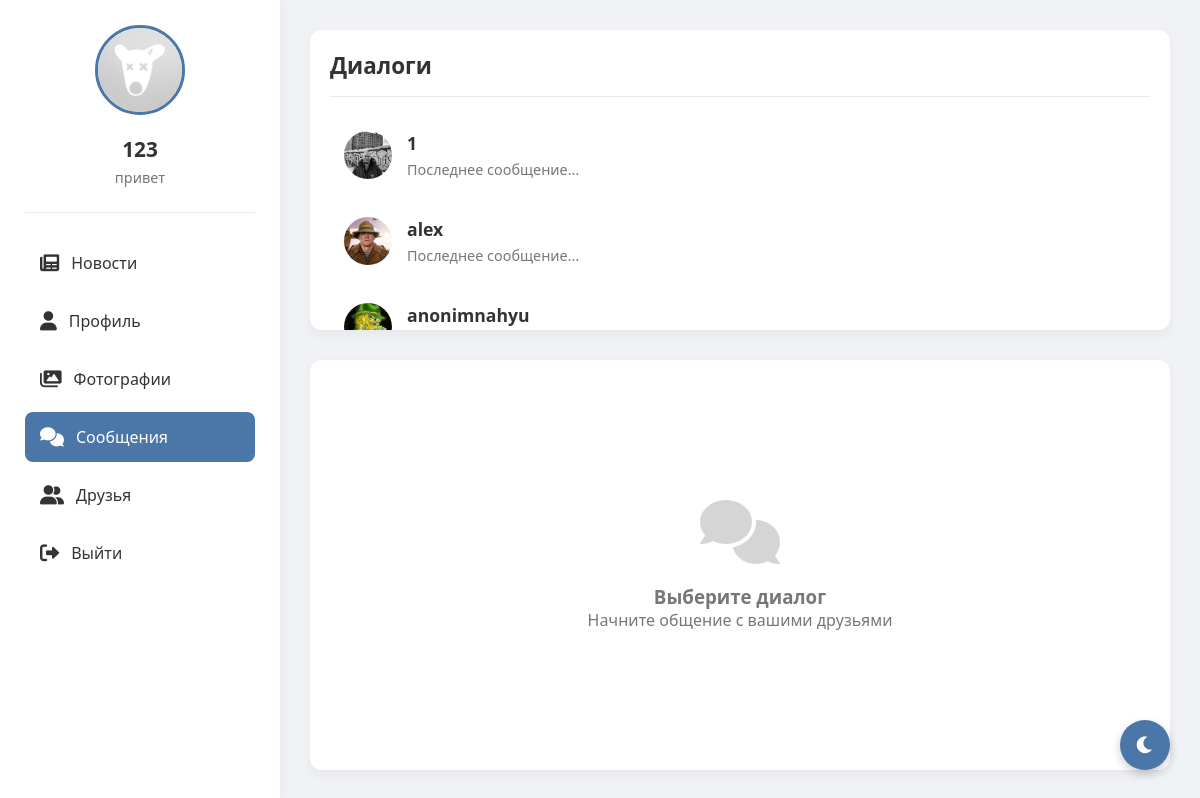
Screenshot of /messages (signed in) with the database file from the repository.
### tables this page shows
CREATE TABLE users (
                id INTEGER PRIMARY KEY AUTOINCREMENT,
                username TEXT UNIQUE NOT NULL,
                password TEXT NOT NULL,
                email TEXT,
                bio TEXT,
                avatar TEXT, role TEXT DEFAULT 'user' CHECK(role IN ('admin', 'moderator', 'user')), is_online BOOLEAN DEFAULT FALSE, last_seen DATETIME);

### routes/messages.py (the view, shortened to what this page needs)
@bp.route('/messages')
@bp.route('/messages/<int:friend_id>')
def messages(friend_id=None):
    if 'user_id' not in session:
        return redirect(url_for('auth.index'))
    user_id = session['user_id']
    conn = get_db()
    c = conn.cursor()
    c.execute("SELECT * FROM users WHERE id = ?", (user_id,))
    user = c.fetchone()
    c.execute('''SELECT users.id, users.username, users.avatar, users.is_online, users.last_seen
                FROM friends
                JOIN users ON friends.friend_id = users.id
                WHERE friends.user_id = ? AND friends.status = 'accepted'
                UNION
                SELECT users.id, users.username, users.avatar, users.is_online, users.last_seen
                FROM friends
                JOIN users ON friends.user_id = users.id
                WHERE friends.friend_id = ? AND friends.status = 'accepted'
                ORDER BY username''', (user_id, user_id))
    friends = c.fetchall()
    messages = []
    active_friend = None
    conn.close()
    return render_template('messages.html',
                         user=user,
                         friends=friends,
                         messages=messages,
                         friend_id=friend_id,
                         active_friend=active_friend,
                         active_page='messages')

### models.py (called while the page is built)
def get_db():
    conn = sqlite3.connect('social_network.db')
    conn.row_factory = sqlite3.Row
    return conn

### templates/messages.html (shortened to what this page needs)
<!DOCTYPE html>
<html lang="ru">
<head>
    <link href="https://cdnjs.cloudflare.com/ajax/libs/font-awesome/6.0.0/css/all.min.css" rel="stylesheet">
</head>
<body>
    <div class="app-container">
        <div class="sidebar">
            <div class="profile-card">
                <img src="{% if user[5] %}{{ url_for('static', filename='uploads/' + user[5]) }}{% else %}{{ url_for('static', filename='uploads/default_avatar.png') }}{% endif %}"
                     alt="Avatar"
                     onerror="this.onerror=null; this.src='{{ url_for('static', filename='uploads/default_avatar.png') }}'">
                <h3>{{ user[1] }}</h3>
                <p>{{ user[4] or 'Статус не указан' }}</p>
            </div>
            <div class="nav">
                <a href="{{ url_for('feed.feed') }}">
                    <i class="fas fa-newspaper"></i> Новости
                </a>
                <a href="{{ url_for('profile.profile') }}">
                    <i class="fas fa-user"></i> Профиль
                </a>
                <a href="{{ url_for('gallery.gallery') }}">
                    <i class="fas fa-images"></i> Фотографии
                </a>
                <a href="{{ url_for('messages.messages') }}" {% if active_page == 'messages' %}class="active"{% endif %}>
                    <i class="fas fa-comments"></i> Сообщения
                </a>
                <a href="{{ url_for('friends.friends') }}" {% if active_page == 'friends' %}class="active"{% endif %}>
                    <i class="fas fa-user-friends"></i> Друзья
                </a>
                <a href="{{ url_for('static.logout') }}">
                    <i class="fas fa-sign-out-alt"></i> Выйти
                </a>
            </div>
        </div>
        <div class="content">
            <div class="friends-list">
                <h2>Диалоги</h2>
                {% for friend in friends %}
                <div class="friend-item {% if friend_id == friend[0] %}active{% endif %}" onclick="location.href='{{ url_for('messages.messages', friend_id=friend[0]) }}'">
                    <img src="{% if friend[2] %}{{ url_for('static', filename='uploads/' + friend[2]) }}{% else %}{{ url_for('static', filename='uploads/default_avatar.png') }}{% endif %}"
                         alt="Avatar"
                         onerror="this.onerror=null; this.src='{{ url_for('static', filename='uploads/default_avatar.png') }}'">
                    <div class="friend-info">
                        <h3>{{ friend[1] }}</h3>
                        <p>Последнее сообщение...</p>
                    </div>
                </div>
                {% endfor %}
            </div>
            <div class="chat-container">
                {% if friend_id %}
                <div class="chat-header">
                    <div class="chat-avatar">
                        <img src="{% if active_friend[5] %}{{ url_for('static', filename='uploads/' + active_friend[5]) }}{% else %}{{ url_for('static', filename='uploads/default_avatar.png') }}{% endif %}"
                             alt="Аватар {{ active_friend[1] }}"
                             onerror="this.onerror=null; this.src='{{ url_for('static', filename='uploads/default_avatar.png') }}'">
                        <div class="chat-status {% if active_friend[6] %}chat-status-online{% endif %}"></div>
                    </div>
                    <div class="chat-info">
                        <h3>{{ active_friend[1] }}</h3>
                        <p>
                            {% if active_friend[6] %}
                                онлайн
                            {% else %}
                                был(а) {{ active_friend[7].strftime('%H:%M') if active_friend[7] else 'недавно' }}
                            {% endif %}
                        </p>
                    </div>
                    <div class="chat-actions">
                        <button id="audio-call-btn" title="Аудиозвонок"><i class="fas fa-phone-alt"></i></button>
                        <button id="video-call-btn" title="Видеозвонок"><i class="fas fa-video"></i></button>
                        <button title="Дополнительно"><i class="fas fa-ellipsis-v"></i></button>
                    </div>
                </div>
                <div class="chat-messages" id="chat-messages">
                    {% for msg in messages %}
                    <div class="message {% if msg[1] == session['user_id'] %}sent{% else %}received{% endif %}">
                        <div class="message-text">{{ msg[3] }}</div>
                        <div class="message-time">{{ msg[4] }}</div>
                    </div>
                    {% endfor %}
                </div>
                <div class="typing-indicator" id="typing-indicator">
                    {{ active_friend[1] }} печатает...
                </div>
                <div class="chat-input">
                    <button id="attach-button" title="Прикрепить файл"><i class="fas fa-paperclip"></i></button>
                    <input type="file" id="file-input" style="display: none;">
                    <textarea id="message-input" placeholder="Напишите сообщение..."></textarea>
                    <button id="send-button" title="Отправить"><i class="fas fa-paper-plane"></i></button>
                </div>
                {% else %}
                <div class="empty-chat">
                    <i class="fas fa-comments"></i>
                    <h3>Выберите диалог</h3>
                    <p>Начните общение с вашими друзьями</p>
                </div>
                {% endif %}
            </div>
        </div>
    </div>
    <button class="theme-toggle" id="themeToggle">
        <i class="fas fa-moon"></i>
    </button>
</body>
</html>

### templates/messages.html (style rules this page uses)
:root { --bg-primary: #f0f2f5; --bg-secondary: #fff; --text-primary: #333; --text-secondary: #777; --border-color: #eaeaea; --shadow: 0 4px 12px rgba(0, 0, 0, 0.05); --section-bg: #fff; --info-bg: #f8fafc; --nav-hover: #f0f2f5; --active-color: #4a76a8; --sent-message: #4a76a8; --received-message: #f0f2f5; --chat-bg: #fff; }
* { margin: 0; padding: 0; box-sizing: border-box; transition: background-color 0.3s, color 0.3s; }
body { font-family: 'Segoe UI', Tahoma, Geneva, Verdana, sans-serif; background: var(--bg-primary); color: var(--text-primary); min-height: 100vh; }
.app-container { display: flex; min-height: 100vh; }
.sidebar { width: 280px; background: var(--bg-secondary); height: 100vh; position: fixed; padding: 25px; box-shadow: 0 0 15px rgba(0,0,0,0.05); z-index: 100; }
.profile-card { text-align: center; padding-bottom: 25px; border-bottom: 1px solid var(--border-color); margin-bottom: 25px; }
.profile-card img { width: 90px; height: 90px; border-radius: 50%; object-fit: cover; border: 3px solid var(--active-color); }
.profile-card h3 { margin: 15px 0 5px; font-size: 1.3rem; }
.profile-card p { color: var(--text-secondary); font-size: 0.9rem; }
.nav { margin-top: 15px; }
.nav a { display: flex; align-items: center; padding: 14px 15px; text-decoration: none; color: var(--text-primary); border-radius: 8px; margin-bottom: 8px; transition: all 0.2s; }
.nav a.active { background: var(--active-color); color: white; }
.nav a i { margin-right: 12px; font-size: 1.2rem; }
.content { flex: 1; margin-left: 280px; padding: 30px; display: flex; height: calc(100vh - 60px); gap: 30px; }
.friends-list { width: 320px; background: var(--section-bg); border-radius: 12px; box-shadow: var(--shadow); padding: 20px; height: 100%; overflow-y: auto; }
.friends-list h2 { margin-bottom: 20px; padding-bottom: 15px; border-bottom: 1px solid var(--border-color); font-size: 1.4rem; color: var(--text-primary); }
.friend-item { display: flex; align-items: center; padding: 14px; cursor: pointer; border-radius: 8px; margin-bottom: 10px; transition: all 0.2s; }
.friend-item img { width: 48px; height: 48px; border-radius: 50%; object-fit: cover; margin-right: 15px; }
.friend-info h3 { margin: 0; font-size: 1.1rem; color: var(--text-primary); }
.friend-info p { color: var(--text-secondary); font-size: 0.9rem; margin-top: 5px; white-space: nowrap; overflow: hidden; text-overflow: ellipsis; }
.chat-container { flex: 1; background: var(--chat-bg); border-radius: 12px; box-shadow: var(--shadow); display: flex; flex-direction: column; height: 100%; }
.empty-chat { flex: 1; display: flex; flex-direction: column; align-items: center; justify-content: center; text-align: center; color: var(--text-secondary); padding: 50px; }
.empty-chat i { font-size: 4rem; margin-bottom: 20px; opacity: 0.3; }
.theme-toggle { position: fixed; bottom: 30px; right: 30px; width: 50px; height: 50px; border-radius: 50%; background: var(--active-color); color: white; border: none; cursor: pointer; display: flex; align-items: center; justify-content: center; box-shadow: 0 4px 10px rgba(0, 0, 0, 0.2); z-index: 1000; font-size: 1.2rem; }
@media (max-width: 1200px) { .content { flex-direction: column; height: auto; } }
@media (max-width: 1200px) { .friends-list { width: 100%; height: 300px; } }
@media (max-width: 1200px) { .chat-container { height: calc(100vh - 400px); } }

### rows the page displays
users: username "123", bio "привет"
users: avatar (picture), username "1"
users: avatar (picture), username "alex"
users: avatar (picture), username "anonimnahyu"
